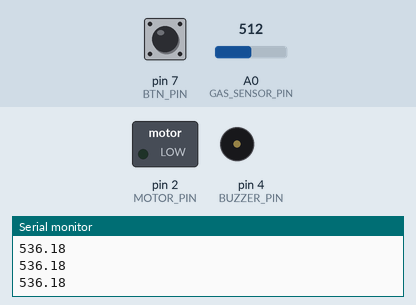
Simulated run of this sketch. Board: Arduino Uno, built with avr-gcc and run on an emulated ATmega328P. Shown: switched loads named in the sketch (green lamp = pin HIGH), buzzer (waves = sounding), the last lines printed to the serial monitor. Inputs (shaded band) come from the test bench; at power-on: A0 (GAS_SENSOR_PIN) = 512, pin 7 (BTN_PIN) HIGH.

Above: at 1.2 s.
1.3 s: A0 (GAS_SENSOR_PIN) set to 811
2.8 s: A0 (GAS_SENSOR_PIN) set to 833
At 3.9 s:
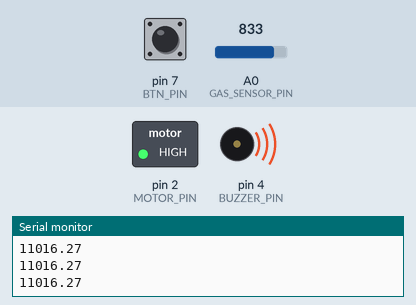
4.3 s: pin 7 (BTN_PIN) pulled LOW for 0.15 s
At 5.7 s:
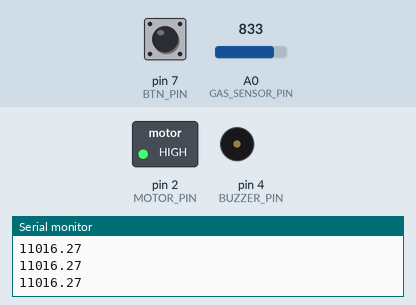
Timing chart, 0 to 7.3 s (numbered marks = the images above; inputs shaded):
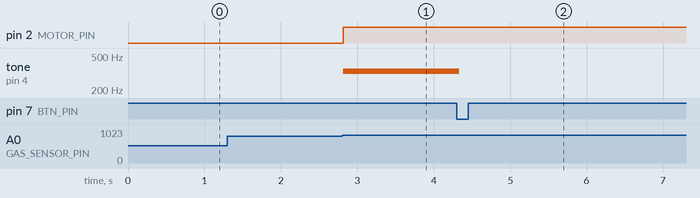

The sketch:

gas_detector_system.ino
```cpp
#define POWER_SUPPLY 5 // volts

#define GAS_SENSOR_PIN 0
#define MOTOR_PIN 2
#define BUZZER_PIN 4
#define BTN_PIN 7

#define RESISTANCE_L 10000 // ohms
#define RESISTANCE_O 1123.31 // ohms
#define A 3773.58
#define B -1.54
#define GAS_THRESHOLD 10000 // ppm

#define DEBOUNCE_DELAY 20 // ms

long lastDebounceTime = 0;
int lastBtnState = HIGH;
int btnState = HIGH;

bool ventilationIsOn = false;

void setup()
{
	Serial.begin(9600);

  	pinMode(MOTOR_PIN, OUTPUT);
  	pinMode(BUZZER_PIN, OUTPUT);
  	pinMode(BTN_PIN, INPUT_PULLUP);
}

void loop()
{
  	int btnInput = digitalRead(BTN_PIN);

	int gasInput = analogRead(GAS_SENSOR_PIN);

  	float voltage = gasInput / 1023.0 * POWER_SUPPLY;
  	float resistance_s = RESISTANCE_L * (POWER_SUPPLY / voltage - 1) / voltage;
  	float ratio = resistance_s / RESISTANCE_O;
  	float ppm = A * pow(ratio, B);

  	Serial.println(ppm);

  	if (btnInput != lastBtnState)
    {
        lastDebounceTime = millis();
    }

    if ((millis() - lastDebounceTime) > DEBOUNCE_DELAY && btnInput != btnState)
    {
        btnState = btnInput;

        if (btnState == LOW)
        {
            deactivateAlarm();
        }
    }

    if (!ventilationIsOn && ppm >= GAS_THRESHOLD)
    {
    	activateVentilation();
     	activateAlarm();
    }
    else if (ventilationIsOn && ppm < GAS_THRESHOLD)
    {
        deactivateVentilation();
    }

    lastBtnState = btnInput;
}

void activateVentilation()
{
	digitalWrite(MOTOR_PIN, HIGH);
    ventilationIsOn = true;
}

void activateAlarm()
{
	tone(BUZZER_PIN, 330);
}

void deactivateVentilation()
{
	digitalWrite(MOTOR_PIN, LOW);
    ventilationIsOn = false;
}

void deactivateAlarm()
{
	noTone(BUZZER_PIN);
}
```

Measured:
- the behaviour switches between 824 and 825 on A0 (GAS_SENSOR_PIN) (found by bisection; images 0 and 1)
- after the input at 2.8 s, pin 2 (MOTOR_PIN): LOW → HIGH at once; tone on pin 4 (BUZZER_PIN): silent → 330 Hz at once
- after the input at 4.3 s, tone on pin 4 (BUZZER_PIN): 330 Hz → silent at once
